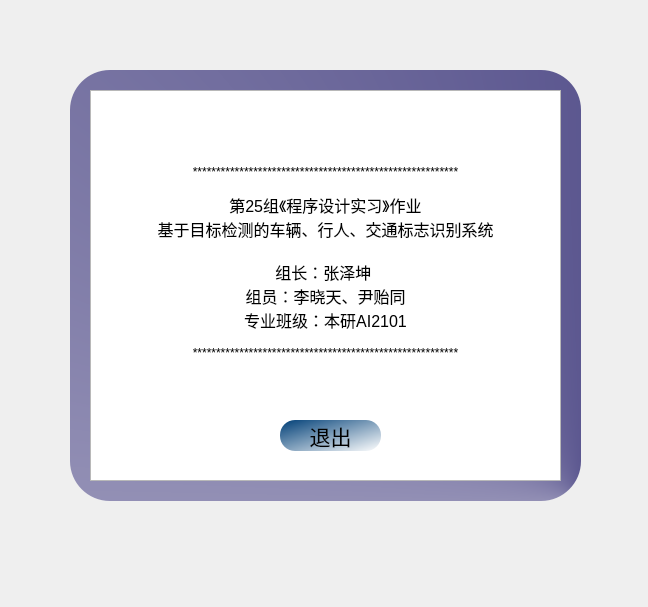
<?xml version="1.0" encoding="UTF-8"?>
<ui version="4.0">
 <class>Form</class>
 <widget class="QWidget" name="Form">
  <property name="geometry">
   <rect>
    <x>0</x>
    <y>0</y>
    <width>648</width>
    <height>607</height>
   </rect>
  </property>
  <property name="windowTitle">
   <string>Form</string>
  </property>
  <widget class="QLabel" name="label">
   <property name="geometry">
    <rect>
     <x>70</x>
     <y>70</y>
     <width>511</width>
     <height>431</height>
    </rect>
   </property>
   <property name="palette">
    <palette>
     <active>
      <colorrole role="Button">
       <brush brushstyle="ConicalGradientPattern">
        <gradient centralx="1.000000000000000" centraly="1.000000000000000" angle="0.000000000000000" type="ConicalGradient" spread="PadSpread" coordinatemode="ObjectBoundingMode">
         <gradientstop position="0.000000000000000">
          <color alpha="255">
           <red>38</red>
           <green>32</green>
           <blue>107</blue>
          </color>
         </gradientstop>
         <gradientstop position="1.000000000000000">
          <color alpha="255">
           <red>255</red>
           <green>255</green>
           <blue>255</blue>
          </color>
         </gradientstop>
        </gradient>
       </brush>
      </colorrole>
      <colorrole role="Base">
       <brush brushstyle="ConicalGradientPattern">
        <gradient centralx="1.000000000000000" centraly="1.000000000000000" angle="0.000000000000000" type="ConicalGradient" spread="PadSpread" coordinatemode="ObjectBoundingMode">
         <gradientstop position="0.000000000000000">
          <color alpha="255">
           <red>38</red>
           <green>32</green>
           <blue>107</blue>
          </color>
         </gradientstop>
         <gradientstop position="1.000000000000000">
          <color alpha="255">
           <red>255</red>
           <green>255</green>
           <blue>255</blue>
          </color>
         </gradientstop>
        </gradient>
       </brush>
      </colorrole>
      <colorrole role="Window">
       <brush brushstyle="ConicalGradientPattern">
        <gradient centralx="1.000000000000000" centraly="1.000000000000000" angle="0.000000000000000" type="ConicalGradient" spread="PadSpread" coordinatemode="ObjectBoundingMode">
         <gradientstop position="0.000000000000000">
          <color alpha="255">
           <red>38</red>
           <green>32</green>
           <blue>107</blue>
          </color>
         </gradientstop>
         <gradientstop position="1.000000000000000">
          <color alpha="255">
           <red>255</red>
           <green>255</green>
           <blue>255</blue>
          </color>
         </gradientstop>
        </gradient>
       </brush>
      </colorrole>
     </active>
     <inactive>
      <colorrole role="Button">
       <brush brushstyle="ConicalGradientPattern">
        <gradient centralx="1.000000000000000" centraly="1.000000000000000" angle="0.000000000000000" type="ConicalGradient" spread="PadSpread" coordinatemode="ObjectBoundingMode">
         <gradientstop position="0.000000000000000">
          <color alpha="255">
           <red>38</red>
           <green>32</green>
           <blue>107</blue>
          </color>
         </gradientstop>
         <gradientstop position="1.000000000000000">
          <color alpha="255">
           <red>255</red>
           <green>255</green>
           <blue>255</blue>
          </color>
         </gradientstop>
        </gradient>
       </brush>
      </colorrole>
      <colorrole role="Base">
       <brush brushstyle="ConicalGradientPattern">
        <gradient centralx="1.000000000000000" centraly="1.000000000000000" angle="0.000000000000000" type="ConicalGradient" spread="PadSpread" coordinatemode="ObjectBoundingMode">
         <gradientstop position="0.000000000000000">
          <color alpha="255">
           <red>38</red>
           <green>32</green>
           <blue>107</blue>
          </color>
         </gradientstop>
         <gradientstop position="1.000000000000000">
          <color alpha="255">
           <red>255</red>
           <green>255</green>
           <blue>255</blue>
          </color>
         </gradientstop>
        </gradient>
       </brush>
      </colorrole>
      <colorrole role="Window">
       <brush brushstyle="ConicalGradientPattern">
        <gradient centralx="1.000000000000000" centraly="1.000000000000000" angle="0.000000000000000" type="ConicalGradient" spread="PadSpread" coordinatemode="ObjectBoundingMode">
         <gradientstop position="0.000000000000000">
          <color alpha="255">
           <red>38</red>
           <green>32</green>
           <blue>107</blue>
          </color>
         </gradientstop>
         <gradientstop position="1.000000000000000">
          <color alpha="255">
           <red>255</red>
           <green>255</green>
           <blue>255</blue>
          </color>
         </gradientstop>
        </gradient>
       </brush>
      </colorrole>
     </inactive>
     <disabled>
      <colorrole role="Button">
       <brush brushstyle="ConicalGradientPattern">
        <gradient centralx="1.000000000000000" centraly="1.000000000000000" angle="0.000000000000000" type="ConicalGradient" spread="PadSpread" coordinatemode="ObjectBoundingMode">
         <gradientstop position="0.000000000000000">
          <color alpha="255">
           <red>38</red>
           <green>32</green>
           <blue>107</blue>
          </color>
         </gradientstop>
         <gradientstop position="1.000000000000000">
          <color alpha="255">
           <red>255</red>
           <green>255</green>
           <blue>255</blue>
          </color>
         </gradientstop>
        </gradient>
       </brush>
      </colorrole>
      <colorrole role="Base">
       <brush brushstyle="ConicalGradientPattern">
        <gradient centralx="1.000000000000000" centraly="1.000000000000000" angle="0.000000000000000" type="ConicalGradient" spread="PadSpread" coordinatemode="ObjectBoundingMode">
         <gradientstop position="0.000000000000000">
          <color alpha="255">
           <red>38</red>
           <green>32</green>
           <blue>107</blue>
          </color>
         </gradientstop>
         <gradientstop position="1.000000000000000">
          <color alpha="255">
           <red>255</red>
           <green>255</green>
           <blue>255</blue>
          </color>
         </gradientstop>
        </gradient>
       </brush>
      </colorrole>
      <colorrole role="Window">
       <brush brushstyle="ConicalGradientPattern">
        <gradient centralx="1.000000000000000" centraly="1.000000000000000" angle="0.000000000000000" type="ConicalGradient" spread="PadSpread" coordinatemode="ObjectBoundingMode">
         <gradientstop position="0.000000000000000">
          <color alpha="255">
           <red>38</red>
           <green>32</green>
           <blue>107</blue>
          </color>
         </gradientstop>
         <gradientstop position="1.000000000000000">
          <color alpha="255">
           <red>255</red>
           <green>255</green>
           <blue>255</blue>
          </color>
         </gradientstop>
        </gradient>
       </brush>
      </colorrole>
     </disabled>
    </palette>
   </property>
   <property name="styleSheet">
    <string notr="true">background-color: qconicalgradient(cx:1, cy:1, angle:0, stop:0 rgba(38, 32, 107, 255), stop:1 rgba(255, 255, 255, 255));
border-top-left-radius:40px;
border-bottom-left-radius:40px;

border-bottom-right-radius:40px;

border-top-right-radius:40px;</string>
   </property>
   <property name="text">
    <string/>
   </property>
  </widget>
  <widget class="QTextEdit" name="textEdit">
   <property name="geometry">
    <rect>
     <x>90</x>
     <y>90</y>
     <width>471</width>
     <height>391</height>
    </rect>
   </property>
   <property name="html">
    <string>&lt;!DOCTYPE HTML PUBLIC &quot;-//W3C//DTD HTML 4.0//EN&quot; &quot;http://www.w3.org/TR/REC-html40/strict.dtd&quot;&gt;
&lt;html&gt;&lt;head&gt;&lt;meta name=&quot;qrichtext&quot; content=&quot;1&quot; /&gt;&lt;style type=&quot;text/css&quot;&gt;
p, li { white-space: pre-wrap; }
&lt;/style&gt;&lt;/head&gt;&lt;body style=&quot; font-family:'SimSun'; font-size:9pt; font-weight:400; font-style:normal;&quot;&gt;
&lt;p align=&quot;center&quot; style=&quot;-qt-paragraph-type:empty; margin-top:0px; margin-bottom:0px; margin-left:0px; margin-right:0px; -qt-block-indent:0; text-indent:0px;&quot;&gt;&lt;br /&gt;&lt;/p&gt;
&lt;p align=&quot;center&quot; style=&quot;-qt-paragraph-type:empty; margin-top:0px; margin-bottom:0px; margin-left:0px; margin-right:0px; -qt-block-indent:0; text-indent:0px;&quot;&gt;&lt;br /&gt;&lt;/p&gt;
&lt;p align=&quot;center&quot; style=&quot;-qt-paragraph-type:empty; margin-top:0px; margin-bottom:0px; margin-left:0px; margin-right:0px; -qt-block-indent:0; text-indent:0px;&quot;&gt;&lt;br /&gt;&lt;/p&gt;
&lt;p align=&quot;center&quot; style=&quot;-qt-paragraph-type:empty; margin-top:0px; margin-bottom:0px; margin-left:0px; margin-right:0px; -qt-block-indent:0; text-indent:0px;&quot;&gt;&lt;br /&gt;&lt;/p&gt;
&lt;p align=&quot;center&quot; style=&quot;-qt-paragraph-type:empty; margin-top:0px; margin-bottom:0px; margin-left:0px; margin-right:0px; -qt-block-indent:0; text-indent:0px;&quot;&gt;&lt;br /&gt;&lt;/p&gt;
&lt;p align=&quot;center&quot; style=&quot; margin-top:0px; margin-bottom:0px; margin-left:0px; margin-right:0px; -qt-block-indent:0; text-indent:0px;&quot;&gt;*********************************************************&lt;/p&gt;
&lt;p align=&quot;center&quot; style=&quot;-qt-paragraph-type:empty; margin-top:0px; margin-bottom:0px; margin-left:0px; margin-right:0px; -qt-block-indent:0; text-indent:0px;&quot;&gt;&lt;br /&gt;&lt;/p&gt;
&lt;p align=&quot;center&quot; style=&quot; margin-top:0px; margin-bottom:0px; margin-left:0px; margin-right:0px; -qt-block-indent:0; text-indent:0px;&quot;&gt;&lt;span style=&quot; font-size:12pt;&quot;&gt;第25组《程序设计实习》作业&lt;/span&gt;&lt;/p&gt;
&lt;p align=&quot;center&quot; style=&quot; margin-top:0px; margin-bottom:0px; margin-left:0px; margin-right:0px; -qt-block-indent:0; text-indent:0px;&quot;&gt;&lt;span style=&quot; font-size:12pt;&quot;&gt;基于目标检测的车辆、行人、交通标志识别系统&lt;/span&gt;&lt;/p&gt;
&lt;p align=&quot;center&quot; style=&quot;-qt-paragraph-type:empty; margin-top:0px; margin-bottom:0px; margin-left:0px; margin-right:0px; -qt-block-indent:0; text-indent:0px; font-size:12pt;&quot;&gt;&lt;br /&gt;&lt;/p&gt;
&lt;p align=&quot;center&quot; style=&quot; margin-top:0px; margin-bottom:0px; margin-left:0px; margin-right:0px; -qt-block-indent:0; text-indent:0px;&quot;&gt;&lt;span style=&quot; font-size:12pt;&quot;&gt;组长：张泽坤 &lt;/span&gt;&lt;/p&gt;
&lt;p align=&quot;center&quot; style=&quot; margin-top:0px; margin-bottom:0px; margin-left:0px; margin-right:0px; -qt-block-indent:0; text-indent:0px;&quot;&gt;&lt;span style=&quot; font-size:12pt;&quot;&gt;组员：李晓天、尹贻同&lt;/span&gt;&lt;/p&gt;
&lt;p align=&quot;center&quot; style=&quot; margin-top:0px; margin-bottom:0px; margin-left:0px; margin-right:0px; -qt-block-indent:0; text-indent:0px;&quot;&gt;&lt;span style=&quot; font-size:12pt;&quot;&gt;专业班级：本研AI2101&lt;/span&gt;&lt;/p&gt;
&lt;p align=&quot;center&quot; style=&quot;-qt-paragraph-type:empty; margin-top:0px; margin-bottom:0px; margin-left:0px; margin-right:0px; -qt-block-indent:0; text-indent:0px;&quot;&gt;&lt;br /&gt;&lt;/p&gt;
&lt;p align=&quot;center&quot; style=&quot; margin-top:0px; margin-bottom:0px; margin-left:0px; margin-right:0px; -qt-block-indent:0; text-indent:0px;&quot;&gt;*********************************************************&lt;/p&gt;&lt;/body&gt;&lt;/html&gt;</string>
   </property>
  </widget>
  <widget class="QPushButton" name="pushButton2_3">
   <property name="geometry">
    <rect>
     <x>280</x>
     <y>420</y>
     <width>101</width>
     <height>31</height>
    </rect>
   </property>
   <property name="font">
    <font>
     <family>华文新魏</family>
     <pointsize>16</pointsize>
     <weight>50</weight>
     <bold>false</bold>
    </font>
   </property>
   <property name="styleSheet">
    <string notr="true">QPushButton{
		
	background-color: qlineargradient(spread:pad, x1:0, y1:0, x2:1, y2:1, stop:0 rgba(0, 63, 119, 255), stop:1 rgba(255, 255, 255, 255));
	border-radius:15px;
	
	color: rgb(0, 0, 0);

}

QPushButton:hover{
	background-color: qlineargradient(spread:pad, x1:0, y1:0, x2:1, y2:1, stop:0 rgba(0, 12, 83, 255), stop:1 rgba(255, 255, 255, 255));
}
QPushButton:pressed{
padding-top:7px;
padding-left:7px;
}</string>
   </property>
   <property name="text">
    <string>退出</string>
   </property>
  </widget>
 </widget>
 <resources/>
 <connections>
  <connection>
   <sender>pushButton2_3</sender>
   <signal>clicked()</signal>
   <receiver>Form</receiver>
   <slot>close()</slot>
   <hints>
    <hint type="sourcelabel">
     <x>334</x>
     <y>431</y>
    </hint>
    <hint type="destinationlabel">
     <x>352</x>
     <y>564</y>
    </hint>
   </hints>
  </connection>
 </connections>
</ui>
